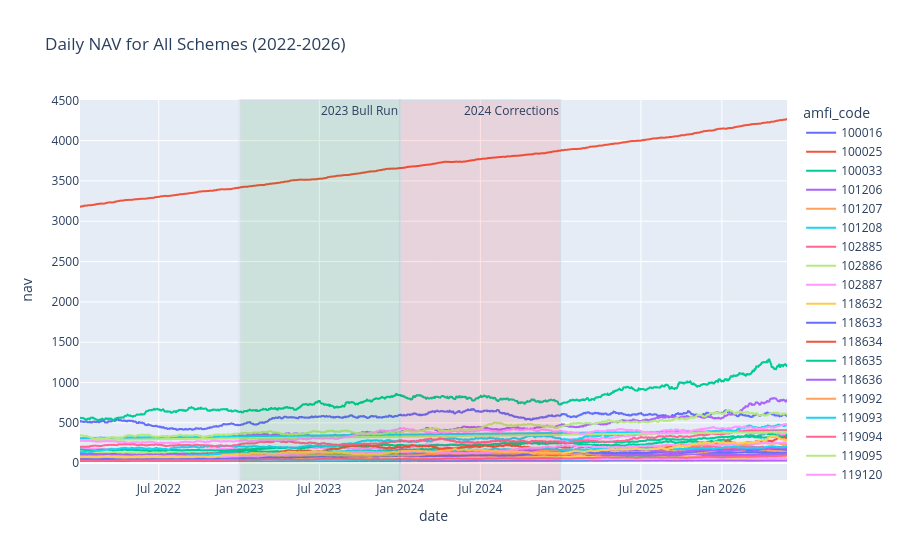

Notebook cell for this chart:
### Code cell
# 1. NAV trend analysis
fig = px.line(df_nav, x='date', y='nav', color='amfi_code', title='Daily NAV for All Schemes (2022-2026)')
fig.add_vrect(x0='2023-01-01', x1='2023-12-31', fillcolor='green', opacity=0.1, annotation_text='2023 Bull Run')
fig.add_vrect(x0='2024-01-01', x1='2024-12-31', fillcolor='red', opacity=0.1, annotation_text='2024 Corrections')
fig.write_image('../reports/charts/nav_trend.png', engine='kaleido', width=1000, height=600)
fig.show()

### Figure 1 — Plotly figure (JSON) as saved in the notebook; plotly's stock layout.template omitted (floating-point values rounded to 4 significant figures; data arrays with more than 128 entries replaced by an {"elided": "..."} marker saying what was removed)
{"data": [{"hovertemplate": "amfi_code=100016<br>date=%{x}<br>nav=%{y}<extra></extra>", "legendgroup": "100016", "line": {"color": "#636efa", "dash": "solid"}, "marker": {"symbol": "circle"}, "mode": "lines", "name": "100016", "showlegend": true, "type": "scattergl", "x": {"elided": "1608 str values"}, "xaxis": "x", "y": {"elided": "1608 float values"}, "yaxis": "y"}, {"hovertemplate": "amfi_code=100025<br>date=%{x}<br>nav=%{y}<extra></extra>", "legendgroup": "100025", "line": {"color": "#EF553B", "dash": "solid"}, "marker": {"symbol": "circle"}, "mode": "lines", "name": "100025", "showlegend": true, "type": "scattergl", "x": {"elided": "1608 str values"}, "xaxis": "x", "y": {"elided": "1608 float values"}, "yaxis": "y"}, {"hovertemplate": "amfi_code=100033<br>date=%{x}<br>nav=%{y}<extra></extra>", "legendgroup": "100033", "line": {"color": "#00cc96", "dash": "solid"}, "marker": {"symbol": "circle"}, "mode": "lines", "name": "100033", "showlegend": true, "type": "scattergl", "x": {"elided": "1608 str values"}, "xaxis": "x", "y": {"elided": "1608 float values"}, "yaxis": "y"}, {"hovertemplate": "amfi_code=101206<br>date=%{x}<br>nav=%{y}<extra></extra>", "legendgroup": "101206", "line": {"color": "#ab63fa", "dash": "solid"}, "marker": {"symbol": "circle"}, "mode": "lines", "name": "101206", "showlegend": true, "type": "scattergl", "x": {"elided": "1608 str values"}, "xaxis": "x", "y": {"elided": "1608 float values"}, "yaxis": "y"}, {"hovertemplate": "amfi_code=101207<br>date=%{x}<br>nav=%{y}<extra></extra>", "legendgroup": "101207", "line": {"color": "#FFA15A", "dash": "solid"}, "marker": {"symbol": "circle"}, "mode": "lines", "name": "101207", "showlegend": true, "type": "scattergl", "x": {"elided": "1608 str values"}, "xaxis": "x", "y": {"elided": "1608 float values"}, "yaxis": "y"}, {"hovertemplate": "amfi_code=101208<br>date=%{x}<br>nav=%{y}<extra></extra>", "legendgroup": "101208", "line": {"color": "#19d3f3", "dash": "solid"}, "marker": {"symbol": "circle"}, "mode": "lines", "name": "101208", "showlegend": true, "type": "scattergl", "x": {"elided": "1608 str values"}, "xaxis": "x", "y": {"elided": "1608 float values"}, "yaxis": "y"}, {"hovertemplate": "amfi_code=102885<br>date=%{x}<br>nav=%{y}<extra></extra>", "legendgroup": "102885", "line": {"color": "#FF6692", "dash": "solid"}, "marker": {"symbol": "circle"}, "mode": "lines", "name": "102885", "showlegend": true, "type": "scattergl", "x": {"elided": "1608 str values"}, "xaxis": "x", "y": {"elided": "1608 float values"}, "yaxis": "y"}, {"hovertemplate": "amfi_code=102886<br>date=%{x}<br>nav=%{y}<extra></extra>", "legendgroup": "102886", "line": {"color": "#B6E880", "dash": "solid"}, "marker": {"symbol": "circle"}, "mode": "lines", "name": "102886", "showlegend": true, "type": "scattergl", "x": {"elided": "1608 str values"}, "xaxis": "x", "y": {"elided": "1608 float values"}, "yaxis": "y"}, {"hovertemplate": "amfi_code=102887<br>date=%{x}<br>nav=%{y}<extra></extra>", "legendgroup": "102887", "line": {"color": "#FF97FF", "dash": "solid"}, "marker": {"symbol": "circle"}, "mode": "lines", "name": "102887", "showlegend": true, "type": "scattergl", "x": {"elided": "1608 str values"}, "xaxis": "x", "y": {"elided": "1608 float values"}, "yaxis": "y"}, {"hovertemplate": "amfi_code=118632<br>date=%{x}<br>nav=%{y}<extra></extra>", "legendgroup": "118632", "line": {"color": "#FECB52", "dash": "solid"}, "marker": {"symbol": "circle"}, "mode": "lines", "name": "118632", "showlegend": true, "type": "scattergl", "x": {"elided": "1608 str values"}, "xaxis": "x", "y": {"elided": "1608 float values"}, "yaxis": "y"}, {"hovertemplate": "amfi_code=118633<br>date=%{x}<br>nav=%{y}<extra></extra>", "legendgroup": "118633", "line": {"color": "#636efa", "dash": "solid"}, "marker": {"symbol": "circle"}, "mode": "lines", "name": "118633", "showlegend": true, "type": "scattergl", "x": {"elided": "1608 str values"}, "xaxis": "x", "y": {"elided": "1608 float values"}, "yaxis": "y"}, {"hovertemplate": "amfi_code=118634<br>date=%{x}<br>nav=%{y}<extra></extra>", "legendgroup": "118634", "line": {"color": "#EF553B", "dash": "solid"}, "marker": {"symbol": "circle"}, "mode": "lines", "name": "118634", "showlegend": true, "type": "scattergl", "x": {"elided": "1608 str values"}, "xaxis": "x", "y": {"elided": "1608 float values"}, "yaxis": "y"}, {"hovertemplate": "amfi_code=118635<br>date=%{x}<br>nav=%{y}<extra></extra>", "legendgroup": "118635", "line": {"color": "#00cc96", "dash": "solid"}, "marker": {"symbol": "circle"}, "mode": "lines", "name": "118635", "showlegend": true, "type": "scattergl", "x": {"elided": "1608 str values"}, "xaxis": "x", "y": {"elided": "1608 float values"}, "yaxis": "y"}, {"hovertemplate": "amfi_code=118636<br>date=%{x}<br>nav=%{y}<extra></extra>", "legendgroup": "118636", "line": {"color": "#ab63fa", "dash": "solid"}, "marker": {"symbol": "circle"}, "mode": "lines", "name": "118636", "showlegend": true, "type": "scattergl", "x": {"elided": "1608 str values"}, "xaxis": "x", "y": {"elided": "1608 float values"}, "yaxis": "y"}, {"hovertemplate": "amfi_code=119092<br>date=%{x}<br>nav=%{y}<extra></extra>", "legendgroup": "119092", "line": {"color": "#FFA15A", "dash": "solid"}, "marker": {"symbol": "circle"}, "mode": "lines", "name": "119092", "showlegend": true, "type": "scattergl", "x": {"elided": "1608 str values"}, "xaxis": "x", "y": {"elided": "1608 float values"}, "yaxis": "y"}, {"hovertemplate": "amfi_code=119093<br>date=%{x}<br>nav=%{y}<extra></extra>", "legendgroup": "119093", "line": {"color": "#19d3f3", "dash": "solid"}, "marker": {"symbol": "circle"}, "mode": "lines", "name": "119093", "showlegend": true, "type": "scattergl", "x": {"elided": "1608 str values"}, "xaxis": "x", "y": {"elided": "1608 float values"}, "yaxis": "y"}, {"hovertemplate": "amfi_code=119094<br>date=%{x}<br>nav=%{y}<extra></extra>", "legendgroup": "119094", "line": {"color": "#FF6692", "dash": "solid"}, "marker": {"symbol": "circle"}, "mode": "lines", "name": "119094", "showlegend": true, "type": "scattergl", "x": {"elided": "1608 str values"}, "xaxis": "x", "y": {"elided": "1608 float values"}, "yaxis": "y"}, {"hovertemplate": "amfi_code=119095<br>date=%{x}<br>nav=%{y}<extra></extra>", "legendgroup": "119095", "line": {"color": "#B6E880", "dash": "solid"}, "marker": {"symbol": "circle"}, "mode": "lines", "name": "119095", "showlegend": true, "type": "scattergl", "x": {"elided": "1608 str values"}, "xaxis": "x", "y": {"elided": "1608 float values"}, "yaxis": "y"}, {"hovertemplate": "amfi_code=119120<br>date=%{x}<br>nav=%{y}<extra></extra>", "legendgroup": "119120", "line": {"color": "#FF97FF", "dash": "solid"}, "marker": {"symbol": "circle"}, "mode": "lines", "name": "119120", "showlegend": true, "type": "scattergl", "x": {"elided": "1608 str values"}, "xaxis": "x", "y": {"elided": "1608 float values"}, "yaxis": "y"}, {"hovertemplate": "amfi_code=119551<br>date=%{x}<br>nav=%{y}<extra></extra>", "legendgroup": "119551", "line": {"color": "#FECB52", "dash": "solid"}, "marker": {"symbol": "circle"}, "mode": "lines", "name": "119551", "showlegend": true, "type": "scattergl", "x": {"elided": "1608 str values"}, "xaxis": "x", "y": {"elided": "1608 float values"}, "yaxis": "y"}, {"hovertemplate": "amfi_code=119552<br>date=%{x}<br>nav=%{y}<extra></extra>", "legendgroup": "119552", "line": {"color": "#636efa", "dash": "solid"}, "marker": {"symbol": "circle"}, "mode": "lines", "name": "119552", "showlegend": true, "type": "scattergl", "x": {"elided": "1608 str values"}, "xaxis": "x", "y": {"elided": "1608 float values"}, "yaxis": "y"}, {"hovertemplate": "amfi_code=119598<br>date=%{x}<br>nav=%{y}<extra></extra>", "legendgroup": "119598", "line": {"color": "#EF553B", "dash": "solid"}, "marker": {"symbol": "circle"}, "mode": "lines", "name": "119598", "showlegend": true, "type": "scattergl", "x": {"elided": "1608 str values"}, "xaxis": "x", "y": {"elided": "1608 float values"}, "yaxis": "y"}, {"hovertemplate": "amfi_code=119599<br>date=%{x}<br>nav=%{y}<extra></extra>", "legendgroup": "119599", "line": {"color": "#00cc96", "dash": "solid"}, "marker": {"symbol": "circle"}, "mode": "lines", "name": "119599", "showlegend": true, "type": "scattergl", "x": {"elided": "1608 str values"}, "xaxis": "x", "y": {"elided": "1608 float values"}, "yaxis": "y"}, {"hovertemplate": "amfi_code=120503<br>date=%{x}<br>nav=%{y}<extra></extra>", "legendgroup": "120503", "line": {"color": "#ab63fa", "dash": "solid"}, "marker": {"symbol": "circle"}, "mode": "lines", "name": "120503", "showlegend": true, "type": "scattergl", "x": {"elided": "1608 str values"}, "xaxis": "x", "y": {"elided": "1608 float values"}, "yaxis": "y"}, {"hovertemplate": "amfi_code=120504<br>date=%{x}<br>nav=%{y}<extra></extra>", "legendgroup": "120504", "line": {"color": "#FFA15A", "dash": "solid"}, "marker": {"symbol": "circle"}, "mode": "lines", "name": "120504", "showlegend": true, "type": "scattergl", "x": {"elided": "1608 str values"}, "xaxis": "x", "y": {"elided": "1608 float values"}, "yaxis": "y"}, {"hovertemplate": "amfi_code=120505<br>date=%{x}<br>nav=%{y}<extra></extra>", "legendgroup": "120505", "line": {"color": "#19d3f3", "dash": "solid"}, "marker": {"symbol": "circle"}, "mode": "lines", "name": "120505", "showlegend": true, "type": "scattergl", "x": {"elided": "1608 str values"}, "xaxis": "x", "y": {"elided": "1608 float values"}, "yaxis": "y"}, {"hovertemplate": "amfi_code=120506<br>date=%{x}<br>nav=%{y}<extra></extra>", "legendgroup": "120506", "line": {"color": "#FF6692", "dash": "solid"}, "marker": {"symbol": "circle"}, "mode": "lines", "name": "120506", "showlegend": true, "type": "scattergl", "x": {"elided": "1608 str values"}, "xaxis": "x", "y": {"elided": "1608 float values"}, "yaxis": "y"}, {"hovertemplate": "amfi_code=120507<br>date=%{x}<br>nav=%{y}<extra></extra>", "legendgroup": "120507", "line": {"color": "#B6E880", "dash": "solid"}, "marker": {"symbol": "circle"}, "mode": "lines", "name": "120507", "showlegend": true, "type": "scattergl", "x": {"elided": "1608 str values"}, "xaxis": "x", "y": {"elided": "1608 float values"}, "yaxis": "y"}, {"hovertemplate": "amfi_code=120841<br>date=%{x}<br>nav=%{y}<extra></extra>", "legendgroup": "120841", "line": {"color": "#FF97FF", "dash": "solid"}, "marker": {"symbol": "circle"}, "mode": "lines", "name": "120841", "showlegend": true, "type": "scattergl", "x": {"elided": "1608 str values"}, "xaxis": "x", "y": {"elided": "1608 float values"}, "yaxis": "y"}, {"hovertemplate": "amfi_code=120842<br>date=%{x}<br>nav=%{y}<extra></extra>", "legendgroup": "120842", "line": {"color": "#FECB52", "dash": "solid"}, "marker": {"symbol": "circle"}, "mode": "lines", "name": "120842", "showlegend": true, "type": "scattergl", "x": {"elided": "1608 str values"}, "xaxis": "x", "y": {"elided": "1608 float values"}, "yaxis": "y"}, {"hovertemplate": "amfi_code=120843<br>date=%{x}<br>nav=%{y}<extra></extra>", "legendgroup": "120843", "line": {"color": "#636efa", "dash": "solid"}, "marker": {"symbol": "circle"}, "mode": "lines", "name": "120843", "showlegend": true, "type": "scattergl", "x": {"elided": "1608 str values"}, "xaxis": "x", "y": {"elided": "1608 float values"}, "yaxis": "y"}, {"hovertemplate": "amfi_code=120844<br>date=%{x}<br>nav=%{y}<extra></extra>", "legendgroup": "120844", "line": {"color": "#EF553B", "dash": "solid"}, "marker": {"symbol": "circle"}, "mode": "lines", "name": "120844", "showlegend": true, "type": "scattergl", "x": {"elided": "1608 str values"}, "xaxis": "x", "y": {"elided": "1608 float values"}, "yaxis": "y"}, {"hovertemplate": "amfi_code=125497<br>date=%{x}<br>nav=%{y}<extra></extra>", "legendgroup": "125497", "line": {"color": "#00cc96", "dash": "solid"}, "marker": {"symbol": "circle"}, "mode": "lines", "name": "125497", "showlegend": true, "type": "scattergl", "x": {"elided": "1608 str values"}, "xaxis": "x", "y": {"elided": "1608 float values"}, "yaxis": "y"}, {"hovertemplate": "amfi_code=125498<br>date=%{x}<br>nav=%{y}<extra></extra>", "legendgroup": "125498", "line": {"color": "#ab63fa", "dash": "solid"}, "marker": {"symbol": "circle"}, "mode": "lines", "name": "125498", "showlegend": true, "type": "scattergl", "x": {"elided": "1608 str values"}, "xaxis": "x", "y": {"elided": "1608 float values"}, "yaxis": "y"}, {"hovertemplate": "amfi_code=148567<br>date=%{x}<br>nav=%{y}<extra></extra>", "legendgroup": "148567", "line": {"color": "#FFA15A", "dash": "solid"}, "marker": {"symbol": "circle"}, "mode": "lines", "name": "148567", "showlegend": true, "type": "scattergl", "x": {"elided": "1608 str values"}, "xaxis": "x", "y": {"elided": "1608 float values"}, "yaxis": "y"}, {"hovertemplate": "amfi_code=148568<br>date=%{x}<br>nav=%{y}<extra></extra>", "legendgroup": "148568", "line": {"color": "#19d3f3", "dash": "solid"}, "marker": {"symbol": "circle"}, "mode": "lines", "name": "148568", "showlegend": true, "type": "scattergl", "x": {"elided": "1608 str values"}, "xaxis": "x", "y": {"elided": "1608 float values"}, "yaxis": "y"}, {"hovertemplate": "amfi_code=148569<br>date=%{x}<br>nav=%{y}<extra></extra>", "legendgroup": "148569", "line": {"color": "#FF6692", "dash": "solid"}, "marker": {"symbol": "circle"}, "mode": "lines", "name": "148569", "showlegend": true, "type": "scattergl", "x": {"elided": "1608 str values"}, "xaxis": "x", "y": {"elided": "1608 float values"}, "yaxis": "y"}, {"hovertemplate": "amfi_code=149322<br>date=%{x}<br>nav=%{y}<extra></extra>", "legendgroup": "149322", "line": {"color": "#B6E880", "dash": "solid"}, "marker": {"symbol": "circle"}, "mode": "lines", "name": "149322", "showlegend": true, "type": "scattergl", "x": {"elided": "1608 str values"}, "xaxis": "x", "y": {"elided": "1608 float values"}, "yaxis": "y"}, {"hovertemplate": "amfi_code=149323<br>date=%{x}<br>nav=%{y}<extra></extra>", "legendgroup": "149323", "line": {"color": "#FF97FF", "dash": "solid"}, "marker": {"symbol": "circle"}, "mode": "lines", "name": "149323", "showlegend": true, "type": "scattergl", "x": {"elided": "1608 str values"}, "xaxis": "x", "y": {"elided": "1608 float values"}, "yaxis": "y"}, {"hovertemplate": "amfi_code=149324<br>date=%{x}<br>nav=%{y}<extra></extra>", "legendgroup": "149324", "line": {"color": "#FECB52", "dash": "solid"}, "marker": {"symbol": "circle"}, "mode": "lines", "name": "149324", "showlegend": true, "type": "scattergl", "x": {"elided": "1608 str values"}, "xaxis": "x", "y": {"elided": "1608 float values"}, "yaxis": "y"}], "layout": {"annotations": [{"showarrow": false, "text": "2023 Bull Run", "x": "2023-12-31", "xanchor": "right", "xref": "x", "y": 1, "yanchor": "top", "yref": "y domain"}, {"showarrow": false, "text": "2024 Corrections", "x": "2024-12-31", "xanchor": "right", "xref": "x", "y": 1, "yanchor": "top", "yref": "y domain"}], "legend": {"title": {"text": "amfi_code"}, "tracegroupgap": 0}, "shapes": [{"fillcolor": "green", "opacity": 0.1, "type": "rect", "x0": "2023-01-01", "x1": "2023-12-31", "xref": "x", "y0": 0, "y1": 1, "yref": "y domain"}, {"fillcolor": "red", "opacity": 0.1, "type": "rect", "x0": "2024-01-01", "x1": "2024-12-31", "xref": "x", "y0": 0, "y1": 1, "yref": "y domain"}], "title": {"text": "Daily NAV for All Schemes (2022-2026)"}, "xaxis": {"anchor": "y", "domain": [0.0, 1.0], "title": {"text": "date"}}, "yaxis": {"anchor": "x", "domain": [0.0, 1.0], "title": {"text": "nav"}}}}
